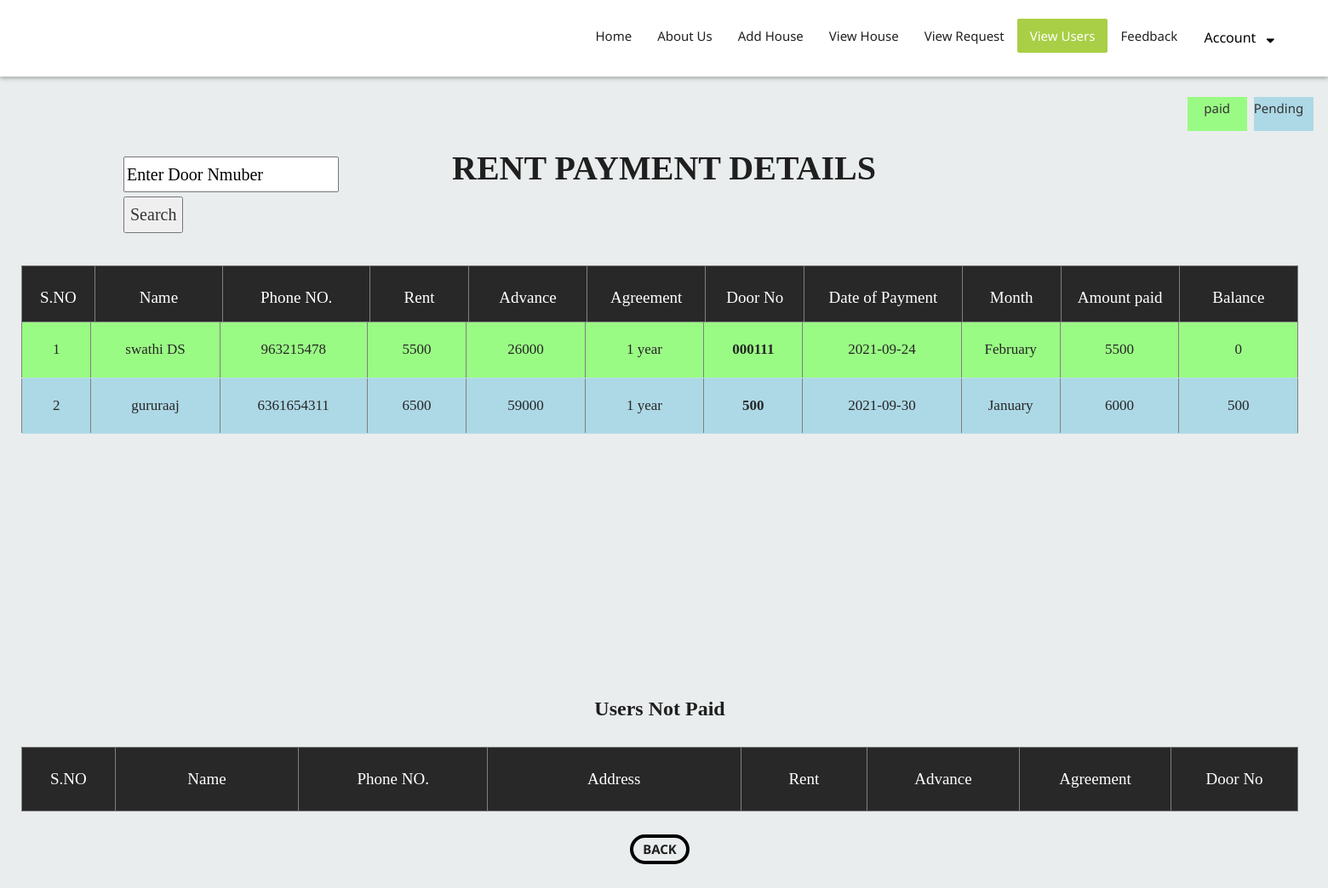
Page /ownerrentdtl.php (signed in) on the committed database.
### tables this page shows
CREATE TABLE `rentusers` (
  `id` int(100) NOT NULL,
  `owneremail` varchar(100) NOT NULL,
  `name` varchar(100) NOT NULL,
  `phone` varchar(100) NOT NULL,
  `useremail` varchar(100) NOT NULL,
  `useraddress` varchar(200) NOT NULL,
  `rent` varchar(100) NOT NULL,
  `advance` varchar(100) NOT NULL,
  `agreement` varchar(100) NOT NULL,
  `door_no` varchar(20) NOT NULL,
  `rr` varchar(20) NOT NULL
);

CREATE TABLE `rent` (
  `id` int(100) NOT NULL,
  `door_no` varchar(100) NOT NULL,
  `date` date NOT NULL,
  `name` varchar(100) NOT NULL,
  `phone` varchar(50) NOT NULL,
  `amount` varchar(200) NOT NULL,
  `amountpaid` varchar(100) NOT NULL,
  `month` varchar(200) NOT NULL,
  `balance` varchar(100) NOT NULL,
  `paymentmode` varchar(100) NOT NULL,
  `cardnumber` varchar(200) NOT NULL
);

### ownerrentdtl.php (the view, shortened to what this page needs)
<?php
if(isset($_SESSION['owner']))
{
?>
<!DOCTYPE html>
<html lang="en">
<link rel="stylesheet" href="https://cdnjs.cloudflare.com/ajax/libs/font-awesome/4.7.0/css/font-awesome.min.css">
    <link rel="stylesheet" href="css/bootstrap.min.css">
    <link rel="stylesheet" href="style.css">
    <link rel="stylesheet" href="css/colors.css">
    <link rel="stylesheet" href="css/versions.css">
    <link rel="stylesheet" href="css/responsive.css">
    <link rel="stylesheet" href="css/custom.css">
</head>
<body class="realestate_version">
 <header class="header header_style_01">
        <nav class="megamenu navbar navbar-default">
            <div class="container-fluid">
                <div class="navbar-header">
                    <a class="navbar-brand" href="index.html"><img src="images/2020.png"style="width:160px;height:170px;margin-top:-50px;margin-left:-40px;" alt="image"></a>
                </div>
                <div id="navbar" class="navbar-collapse collapse">
                    <ul class="nav navbar-nav navbar-right">
                        <li><a href="ownerhome.php">Home</a></li>
                        <li><a href="ownerabout.php">About us</a></li>
						 <li><a href="addhome1.php">Add House</a></li>
						 <li><a href="viewhouse.php">View House</a></li>
						 <li><a href="viewrequests.php">View Request</a></li>
                        <li><a class="active" href="viewuser.php">View Users</a></li>
                        <li><a href="ownercomment.php">Feedback</a></li>
						<li>
							<div class="dropdown">
								<button class="dropbtn">&nbsp;&nbsp;Account&nbsp;&nbsp;&nbsp;<i class="fa fa-sort-desc" aria-hidden="true"></i></button>
							</div>
						</li>
                    </ul>
                </div>
            </div>
        </nav>
    </header>
	<form method="post">
<div class="parallax" style="background-color:#EAEDED;">
<div class="box" style="margin-left:100px; ">
Pending</div>
<br><br><div class="box1" style="margin-left:100px; ">
&nbsp;&nbsp;
&nbsp;&nbsp;paid
</div>
        <div class="container">
		 <div class="row">
		 <form method="post" action="#">
		 <input type="text" name="door_no" placeholder="Enter Door Nmuber" style="margin:0 1300px;margin-top:10px;font-family:times new roman;font-size:20px;margin-left:-50px;" required=""><br>
<input type="submit" name="search" value="Search" style="margin:0 1300px;margin-top:5px;font-family:times new roman;font-size:20px;margin-left:-50px;">
</form>
		<CENTER><H1 style="margin-top:-100px;font-family:times new roman;font-size:40px;"><b>RENT PAYMENT DETAILS</H1></B></H1>
<section>
<section style="margin:0px -180px;margin-top:-20px;margin-left:-200px;">
<section>
<center>
  <div class="tbl-header" style="width:1500px;margin-left:10px;">
    <table cellpadding="0" cellspacing="0" border="1">
      <thead>
        <tr>
          <tr>
	<th style="width:70px;">S.NO</th>
	<th style="width:130px;">Name</th>
	<th style="width:149px;">Phone NO.</th>
     <th style="width:100px;">Rent</th>
     <th style="width:120px;">Advance</th>
     <th style="width:120px;">Agreement</th>
     <th style="width:100px;">Door No</th>
<th style="width:160px;">Date of Payment</th>
	      <th style="width:100px;">Month</th>
     <th style="width:120px;">Amount paid</th>
     <th style="width:120px;">Balance</th>
	</tr>
        </tr>
      </thead>
</table>
  </div>
  <div class="tbl-content" style="width:1500px;margin-left:10px;margin-top:-10px;">
   <table cellpadding="0 " cellspacing="0" border="1">
      <tbody>
        <tr>
         <?php
								if(isset($_POST['search']))
								{
								include 'config.php';
								$dno=$_POST['door_no'];
								$_SESSION['dno']=$dno;
								$sql1 = "select rentusers.*,rent.date,rent.month,rent.amount,rent.balance,rent.amountpaid from rentusers inner join rent on rent.door_no=rentusers.door_no where rentusers.owneremail='".$_SESSION['owner']."'   and rent.door_no='$dno'";
								$result1 = mysqli_query($con,$sql1);
								$num1=mysqlI_num_rows($result1);
								$sl=0;
								if($num1 > 0)
								{
								while($row1 = mysqli_fetch_array($result1))
								{
								$sl+=1;
		                        $id=$row1[0];
								$username=$row1['name'];
								$phone=$row1['phone'];
								$email=$row1['useremail'];
								$useraddress=$row1['useraddress'];
								$rent=$row1['rent'];
								$advance=$row1['advance'];
								$agreement=$row1['agreement'];
								$dno=$row1['door_no'];
								$date=$row1['date'];
								$amt=$row1['amount'];
								$mon=$row1['month'];
								$amountpaid=$row1['amountpaid'];
						     	$balance=$row1['balance'];
			?>
	<tr <?php if($amountpaid<$rent){ ?>style="background-color:lightblue;"<?php }?>>
	<td style="width:70px;"><?php echo $sl; ?></td>
	<td style="width:130px;"><?php echo $username; ?></td>
	<td style="width:149px;"><?php echo $phone; ?></td>
	<td style="width:100px;"><?php echo $rent; ?></td>
	<td style="width:120px;"><?php echo $advance; ?></td>
	<td style="width:120px;"><?php echo $agreement; ?></td>
	<td style="width:100px;"><b><?php echo $dno; ?></td></b>
		<td style="width:160px;"><?php echo $date; ?></td>
	<td style="width:100px;"><?php echo $mon;?></td>
	<td style="width:120px;"><?php echo $amountpaid; ?></td>
	<td style="width:120px;"><?php echo $balance; ?></td>
		</tr>
	 <?php
				}
			}
			else
			{
				?>
				<td style="width:100px;" colspan="11">No Records</td>
				<?php
			}
								}
										else
{
								include 'config.php';
								$sql1 = "select rentusers.*,rent.date,rent.month,rent.amount,rent.balance,rent.amountpaid from rentusers inner join rent on rent.door_no=rentusers.door_no where rentusers.owneremail='".$_SESSION['owner']."'";
								$result1 = mysqli_query($con,$sql1);
								$num1=mysqlI_num_rows($result1);
								$sl=0;
								if($num1 > 0)
								{
								while($row1 = mysqli_fetch_array($result1))
								{
								$sl+=1;
								$username=$row1['name'];
								$phone=$row1['phone'];
								$rent=$row1['rent'];
								$advance=$row1['advance'];
								$agreement=$row1['agreement'];
								$dno=$row1['door_no'];
								$date=$row1['date'];
								$mon=$row1['month'];
								$amountpaid=$row1['amountpaid'];
							    $balance=$row1['balance'];
	?>
	<tr <?php if($amountpaid<$rent){ ?>style="background-color:lightblue;"<?php } ?>>
	<td style="width:70px;"><?php echo $sl; ?></td>
	<td style="width:130px;"><?php echo $username; ?></td>
	<td style="width:149px;"><?php echo $phone; ?></td>
	<td style="width:100px;"><?php echo $rent; ?></td>
	<td style="width:120px;"><?php echo $advance; ?></td>
	<td style="width:120px;"><?php echo $agreement; ?></td>
	<td style="width:100px;"><b><?php echo $dno; ?></td></b>
<td style="width:160px;"><?php echo $date; ?></td>
	<td style="width:100px;"><?php echo $mon; ?></td>
	<td style="width:120px;"><?php echo $amountpaid; ?></td>
	<td style="width:120px;"><?php echo $balance; ?></td>
		</tr>
	 <?php
				}
			}
			else
			{
				?>
				<td style="width:100px;" colspan="8">No Records</td>
				<?php
			}
								}
								?>
        </tr>
      </tbody>
    </table>
  </div>
</section>
<hr>
<section>
<center>
  <div class="tbl-header" style="width:1500px;margin-left:10px;">
<h1 style="font-family:times new roman;"><b>Users Not Paid</h1></b>
    <table cellpadding="0" cellspacing="0" border="1">
      <thead>
        <tr>
          <tr>
	<th style="width:70px;">S.NO</th>
	<th style="width:145px;">Name</th>
	<th style="width:149px;">Phone NO.</th>
     <th style="width:200px;">Address</th>
     <th style="width:100px;">Rent</th>
     <th style="width:120px;">Advance</th>
     <th style="width:120px;">Agreement</th>
     <th style="width:100px;">Door No</th>
	</tr>
        </tr>
      </thead>
  </div>
  <div class="tbl-content" style="width:1500px;margin-left:10px;margin-top:-300px;">
	<br><div class="boxed">
  <a href="viewuser.php"><b>BACK</a></b>
  </div>
  </div>
</section>
</div>
</div>
</div>
</form>
</body>
</html>
<?php
}
else
{
	echo"<script>location.href='ownerlogin.php';</script>";
}
	?>

### style.css (style rules this page uses)
body { color: #333; font-size: 15px; font-family: 'Noto Sans', sans-serif; line-height: 1.80857; }
a { color: #1f1f1f; text-decoration: none !important; outline: none !important; -webkit-transition: all .3s ease-in-out; -moz-transition: all .3s ease-in-out; -ms-transition: all .3s ease-in-out; -o-transition: all .3s ease-in-out; transition: all .3s ease-in-out; }
h1, h2, h3, h4, h5, h6 { letter-spacing: 0; font-weight: normal; position: relative; padding: 0 0 10px 0; font-weight: normal; line-height: 120% !important; color: #1f1f1f; margin: 0 }
h1 { font-size: 24px }
a { color: #1f1f1f; text-decoration: none; outline: none; }
a, .btn { text-decoration: none !important; outline: none !important; -webkit-transition: all .3s ease-in-out; -moz-transition: all .3s ease-in-out; -ms-transition: all .3s ease-in-out; -o-transition: all .3s ease-in-out; transition: all .3s ease-in-out; }
ul, li, ol { margin: 0px; padding: 0px; list-style: none; }
input, textarea { outline: none; box-shadow: none; transition: all 0.3s ease-in-out; }
.megamenu .nav, .megamenu .collapse, .megamenu .dropup, .megamenu .dropdown { position: static; }
.megamenu .container-fluid { position: relative; }
.header_style_01 { background-color: rgba(255, 255, 255, 0.1); display: block; left: 0; padding: 20px 40px; position: absolute; right: 0; top: 0; width: 100%; z-index: 111; -webkit-box-shadow: 0px 2px 5px 0px rgba(0,0,0,0.30); -moz-box-shadow: 0px 2px 5px 0px rgba(0,0,0,0.30); box-shadow: 0px 2px 5px 0px rgba(0,0,0,0.30); }
.header_style_01 .navbar-default { background-color: transparent; border: 0; border-radius: 0; }
.header_style_01 .navbar, .header_style_01 .navbar-nav, .header_style_01 .navbar-default, .header_style_01 .nav { margin-bottom: 0 !important; }
.header_style_01 .navbar-brand { padding: 2px 15px 0 15px; }
.header_style_01 .navbar-default .navbar-nav > li > a { border-radius: 0; color: #222222; font-size: 15px; font-style: normal; font-weight: 400; text-transform: capitalize; background-color: transparent; }
.header_style_01 .navbar-default .navbar-nav > li a { background-color: transparent; border-radius: 2px; }
.header_style_01 .navbar-default .navbar-nav > li a.active { background-color: #a8cf45; color: #ffffff; border-radius: 2px; }
.header_style_01 .navbar-right > li { margin-top: 2px; -webkit-transition: all .3s ease-in-out; -moz-transition: all .3s ease-in-out; -ms-transition: all .3s ease-in-out; -o-transition: all .3s ease-in-out; transition: all .3s ease-in-out; }
.header_style_01 .navbar-right > li > a { padding-bottom: 10px; padding-top: 10px; }
.navbar-nav li { position: relative; }
.parallax { background-attachment: fixed; background-size: cover; height: 100%; padding: 120px 0; position: relative; width: 100%; }

### css/versions.css (style rules this page uses)
body.realestate_version .header_style_01 { background-color: rgba(255, 255, 255); }

### css/slideshow.css (style rules this page uses)
html { min-height: 100%; }
body, html { height: 100%; }

### ownerrentdtl.php (style rules this page uses)
body { overflow-x:hidden; }
table { width: 100%; font-family: 'Times new roman', sans-serif; }
.tbl-header { margin-top:100px; }
.tbl-content { height: 320px; overflow-x: auto; }
th { padding: 20px 15px; text-align: center; font-weight: 500; font-size: 19px; color: #fff; text-transform: captilize; background-color:#282828 }
td { padding: 17px; text-align:center; vertical-align: middle; font-weight: 300; font-size: 17px; color: #262626; border-bottom: solid 1px rgba(255, 255, 255, 0.1); }
tr { background-color:#9AFB84; }
.boxed { border: 4px solid black ; width:70px; border-radius:20px; }
.dropbtn { background-color: transparent; color: black; padding: 8px; font-size: 16px; border: none; cursor: pointer; }
.dropdown { position: relative; display: inline-block; }
.box { background-color: lightblue; position: absolute; height: 40px; width: 70px; left: 88%; top: 10%; }
.box1 { background-color: #9AFB84; position: absolute; height: 40px; width: 70px; left: 83%; top: 10%; }

### rows in the picture
rentusers: name "swathi DS", phone "963215478", rent "5500", advance "26000", agreement "1 year", door_no "000111", rent.date "2021-09-24", rent.month "February", rent.amountpaid "5500", rent.balance "0"
rentusers: name "gururaaj", phone "6361654311", rent "6500", advance "59000", agreement "1 year", door_no "500", rent.date "2021-09-30", rent.month "January", rent.amountpaid "6000", rent.balance "500"
